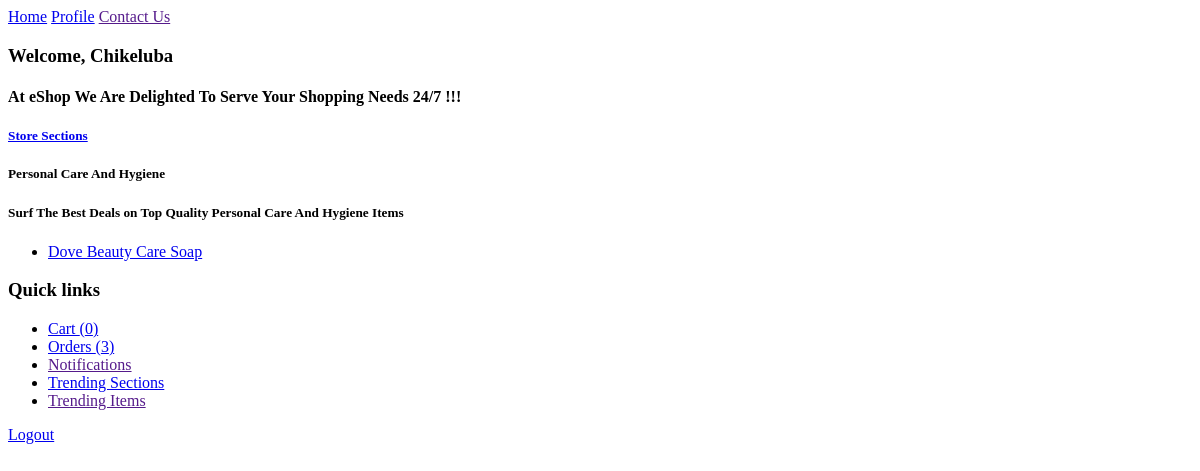
The app's page /store/section/personal care and hygiene/ (signed in), older data.
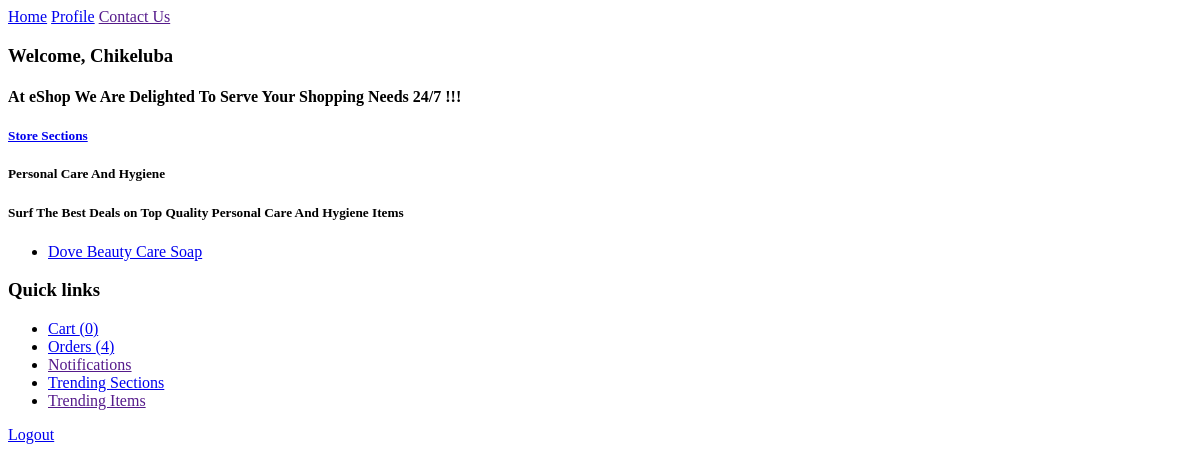
The same page, newer data.
### login/models/usermodel.py (models this page shows, shortened)
class User(AbstractBaseUser):
    first_name = models.CharField(
        max_length = 40,
        default="first name",
    )
    last_name = models.CharField(
        max_length=40,
        default="last name",
    )
    email = models.EmailField(
        max_length=40,
        unique=True,
        verbose_name = "email address",
        default="useremail@mail.com",
    )
    date_of_birth = models.DateField(default=date.today)
    about_user = models.TextField(
        max_length=300,
        blank=True,
    )
    country_of_residence = models.CharField(
        max_length=100,
        blank=True,
        )
    state_of_residence = models.CharField(
        max_length=100,
        blank=True,
        )
    city_of_residence = models.CharField(
        max_length=100,
        blank=True,
        )
    street_address = models.TextField(
        max_length=300,
        blank=True,
        )
    is_active = models.BooleanField(default=True)
    is_admin = models.BooleanField(default=False)
    users = UserManager()
    profile_photo = models.ImageField(
        upload_to="profile_photos/",
        blank=True,
    )
    USERNAME_FIELD = "email"
    EMAIL_FIELD = "email"
    REQUIRED_FIELDS = [
        "date_of_birth",
        "first_name",
        "last_name",
        ]
    def __str__(self):
        if self.first_name:
            return self.first_name
        else:
            return self.email

### user_profile/models/cartmodel.py (models this page shows, shortened)
class Cart(models.Model):
    user = models.OneToOneField(
        User,
        on_delete=models.CASCADE,
    )
    items = models.ManyToManyField(
        Item,
    )
    carts = models.Manager()

### store/views/storesectionsviews.py (the view)
# urls.py: path('section/<str:pk>/', views.SectionView.as_view(), name='section'),
@method_decorator(login_not_required, name="dispatch")
class SectionView(DetailView):
    model = Section
    template_name = 'store/storesectionview.html'
    context_object_name = 'section'

### store/models/itemmodel.py (called while the page is built)
    def __str__(self):
        return self.description

### user_profile/models/ordermodel.py (called while the page is built)
    def pending(self):
        return self.filter(is_pending=True)

    def get_queryset(self):
        return OrderQuerySet(self.model, using=self._db)

    def pending(self):
        return self.get_queryset().pending()

### store/templates/store/storesectionview.html (shortened to what this page needs)
{% extends 'basestoretemplate.html' %}
{% block SECTION_CONTENT %}
<h5>
    {{section.description|title}}
</h5>
<h5>Surf The Best Deals on Top Quality {{section.description|title}} Items </h5>
<ul>
    {% for item in section.item_set.all %}
    <li>
        <a href="{% url 'store:item' item.description %}">{{item|title}}</a>
    </li>
    {% endfor %}
</ul>
{% endblock SECTION_CONTENT %}

### store/templates/basestoretemplate.html
{% extends 'baseview.html' %}
{% block BASE_SECTION_CONTENT %}
<h3>
    Welcome, {% if user.pk != None %}{{user|title}}{% endif %}
</h3>
<h4>At eShop We Are Delighted To Serve Your Shopping Needs 24/7 !!!</h4>
<h5>
    <a href="{% url 'store:index' %}">Store Sections</a>
</h5>
{% block SECTION_CONTENT %}{% endblock SECTION_CONTENT %}
{% endblock BASE_SECTION_CONTENT %}

### eShop/templates/baseview.html (shortened to what this page needs)
<!DOCTYPE html>
<html lang="en">
<head>
</head>
<body>
    <div class="topnav">
        {% block NAV_BAR %}
        <a class="active" href="{% url 'home' %}">Home</a>
        {% if user.pk != None %}
        <a href="{% url 'profile:index' %}">Profile</a>
        {% else %}
        <a href="{% url 'login:login' %}">Login</a>
        {% endif %}
        <a href="">Contact Us</a>
        {% endblock NAV_BAR %}
    </div>
    <div id="base_section_content">
        {% block BASE_SECTION_CONTENT %}{% endblock BASE_SECTION_CONTENT %}
    </div>
    <div id="sidebar">
        {% block SIDEBAR %}
        <h3>
            <b>Quick links</b>
        </h3>
            <ul>
                {% if user.pk != None %}
                <li>
                    <a href="{% url 'profile:cart' %}">Cart
                        {% if user.cart.items %}
                        ({{user.cart.items.count}})
                        {% else %}
                        (0)
                        {% endif %}
                    </a>
                </li>
                <li>
                    <a href="{% url 'profile:orders' %}">Orders
                        {% if user.order_set.pending %}
                        ({{user.order_set.pending.count}})
                        {% else %}
                        (0)
                        {% endif %}
                    </a>
                </li>
                <li>
                    <a href="">Notifications</a>
                </li>
                {% endif %}
                <li>
                    <a href="{% url 'store:trending' %}">Trending Sections</a>
                </li>
                <li>
                    <a href="">Trending Items</a>
                </li>
            </ul>
        {% endblock SIDEBAR %}
    </div>
    <div id="logout_area">
        {% block LOGOUT_AREA %}
        {% if user.pk != None %}
        <a href="{% url 'login:logout' %}">Logout</a>
        {% endif %}
        {% endblock LOGOUT_AREA %}
    </div>
</body>
</html>

Row changes from the older to the newer data that the page shows:
changed User "Chikeluba": order_set.pending.count "3" → "4"
